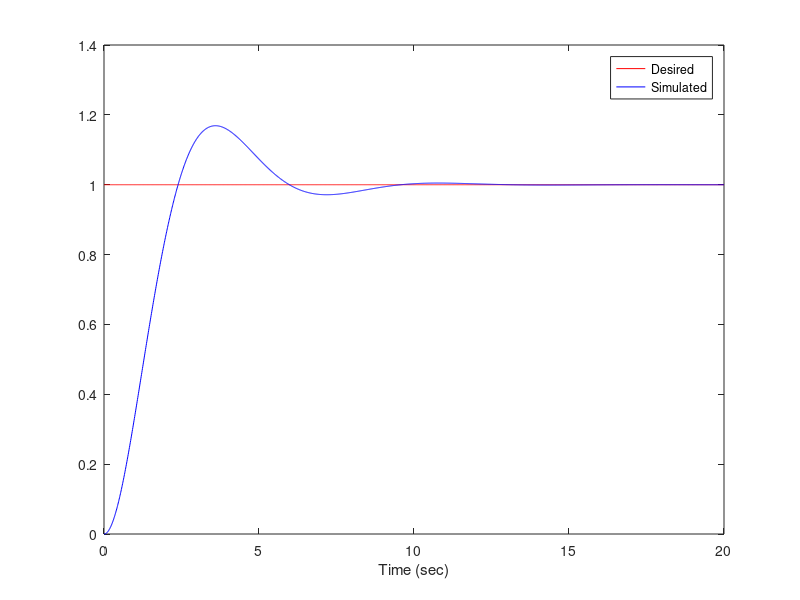

Reproduce this figure in MATLAB.
%%%%%%%%%%%%%%%%%%%%%%%%%%%%%%%%%%%%%%%%%%%%%%%%%%
% Written By: Mohammad Y. Saadeh, on 02/15/2012  %
% University of Nevada Las Vegas {UNLV}          %
%                                                %%%%%%%%%%%%%%%%%%%%%%%
% Build and define a MATLAB based PID controller using simple routines %
% Might be useful in cases of Hardware-In-Loop (HIL) applications      %
% where access to Real Time Workshop (RTW) is not possible.            %
%%%%%%%%%%%%%%%%%%%%%%%%%%%%%%%A%%%%%%%%%%%%%%%%%%%%%%%%%%%%%%%%%%%%%%%%
clc;clear;close all
tic                 % start timer to calculate CPU time

desired = 1;        % desired output, or reference point
feed1 = 1;          % can be replaced with damping coefficient B or (B/Mass)
feed2 = 1;          % can be replaced with spring coefficient K or (K/Mass)
B = feed1;K = feed2;
Kp = 1;             % proportional term Kp
Ki = 0.01;           % Integral term Ki
Kd = 0.01;           % derivative term Kd
dt = 0.01;          % sampling time
Time = 20;          % total simulation time in seconds
n = round(Time/dt); % number of samples

% pre-assign all the arrays to optimize simulation time
Prop(1:n+1) = 0; Der(1:n+1) = 0; Int(1:n+1) = 0; I(1:n+1) = 0;
PID(1:n+1) = 0;
FeedBack(1:n+1) = 0;
Output(1:n+1) = 0;
Error(1:n+1) = 0;
state1(1:n+1) = 0; STATE1(1:n+1) = 0;
state2(1:n+1) = 0; STATE2(1:n+1) = 0;

for i = 1:n
    Error(i+1) = desired - FeedBack(i); % error entering the PID controller
    
    Prop(i+1) = Error(i+1);% error of proportional term
    Der(i+1)  = (Error(i+1) - Error(i))/dt; % derivative of the error
    Int(i+1)  = (Error(i+1) + Error(i))*dt/2; % integration of the error
    I(i+1)    = sum(Int); % the sum of the integration of the error
    
    PID(i+1)  = Kp*Prop(i) + Ki*I(i+1)+ Kd*Der(i); % the three PID terms
    
    %% You can replace the follwoing five lines with your system/hardware/model
    STATE1(i+1) = sum(PID); % sum PID term to calculate the first integration
    state2(i+1) = (STATE1(i+1) + STATE1(i))*dt/2; % output after the first integrator
    STATE2(i+1) = sum(state2); % sum output of first integrator to calculate the second integration
    Output(i+1) = (STATE2(i+1) + STATE2(i))*dt/2; % output of the system after the second integrator
    FeedBack(i+1) = state2(i+1)*feed1 + Output(i+1)*feed2;
end

tsim = toc % simulation time

% plot results
T = 0:dt:Time;
Reference = desired*ones(1,i+1);
plot(T,Reference,'r',T,Output,'b')
xlabel('Time (sec)')
legend('Desired','Simulated')

